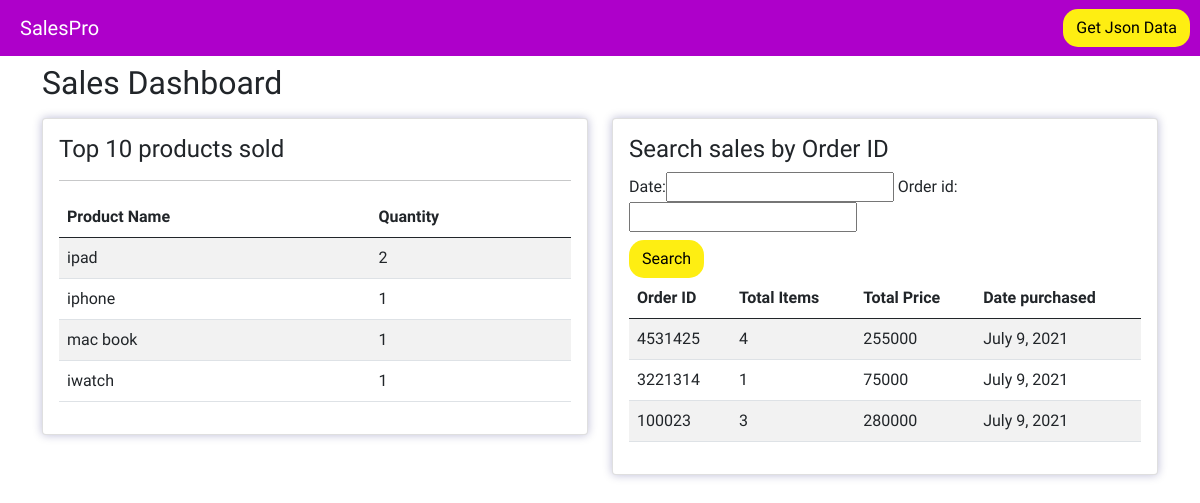
/, run on an earlier commit of the app's database.
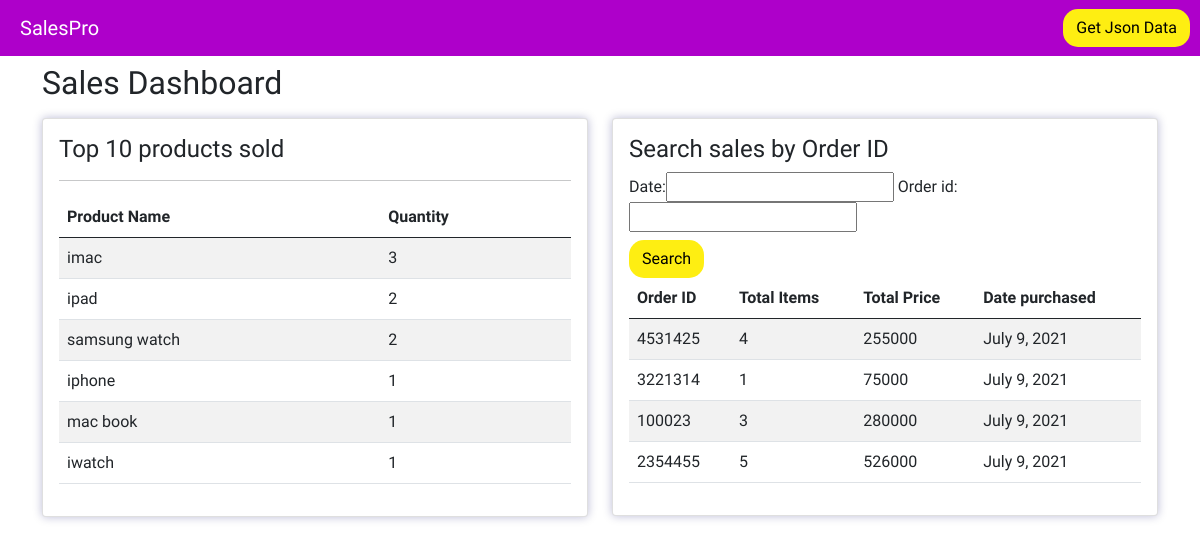
And on a later commit of the database.
### sales/models.py (models this page shows, shortened)
class Item(models.Model):
    item_name = models.CharField(max_length=20)
    item_price = models.IntegerField()

class Order(models.Model):
    customer = models.ForeignKey(Customer, on_delete=models.SET_NULL, null = True)
    date = models.DateTimeField(auto_now_add=True)
    order_id = models.CharField(max_length=20)
    @property
    def saleTotal(self):
        items = self.orderitem_set.all()
        total = sum([item.totalAmount() for item in items])
        return total
    @property
    def itemsTotal(self):
        items = self.orderitem_set.all()
        total = sum([item.quantity for item in items])
        return total

class OrderItem(models.Model):
    item = models.ForeignKey(Item, on_delete=models.SET_NULL, null = True)
    order = models.ForeignKey(Order, on_delete=models.SET_NULL, null = True)
    quantity = models.IntegerField(default = 0)
    date_added = models.DateTimeField(auto_now_add=True)
    class Meta:
        ordering = ['-quantity']
    def totalAmount(self):
        return self.item.item_price *  self.quantity
    def item_quantity(self):
        return [self.item.item_name, self.quantity]

### sales/views.py (the view)
# urls.py: path('', dashboard_view, name = 'dashboard'),
def dashboard_view(request):
    orders = Order.objects.all()
    orderitems = OrderItem.objects.all()
    item_dict = {}
    for orderitem in orderitems:
        item, quantity = orderitem.item_quantity()
        item_dict[item] = quantity
    sorted_dict = sorted(item_dict.items(), key=lambda kv: kv[1], reverse=True)
    item_dict =dict(sorted_dict)
    print(item_dict)
    filter = SaleFilter(request.GET, queryset = orders)
    orders = filter.qs
    context = {'orders' : orders, 'items' : orderitems, 'filter' : filter, 'item_dict' : item_dict}
    return render(request, 'dashboard.html', context)

### template/dashboard.html
{% extends 'base.html' %}
{% load crispy_forms_tags %}
{% block content %}
<div class="dashboard-container">
    <h2 class = "mt-2">Sales Dashboard</h2>
    <div class="row">
        <div class="col-md-6">
            <div class="card card-custom card-shadow mt-2">
                <div class="card-body">
                    <h4 class="card-title">
                        Top 10 products sold
                    </h4>
                    <hr>
                    {% include 'tables/top-products-table.html' %}
                </div>
            </div>
        </div>
        <div class="col-md-6">
            <div class="card card-custom card-shadow mt-2">
                <div class="card-body">
                    <h4 class="card-title">
                        Search sales by Order ID
                    </h4>
                    <form action="#" method = "GET" class="form">
                        <div class="form-group">
                            {{  filter.form }}
                        </div>
                        <button class="btn btn-custom mt-2" type = "submit">Search</button>
                    </form>
                    {% include 'tables/sales-table.html' %}
                </div>
            </div>
        </div>
    </div>
</div>
{% endblock content %}

### template/tables/top-products-table.html
<table class="table table-striped">
    <thead>
    <tr>
        <th scope="col">Product Name</th>
        <th scope="col">Quantity</th>
    </tr>
    </thead>
    <tbody>
    {% for key, val in item_dict.items  %}
        <tr>
            <td>{{ key }}</td>
            <td>{{ val }}</td>
        </tr>
    {% endfor %}
    </tbody>
</table>

### template/tables/sales-table.html
<table class="table table-striped">
    <thead>
    <tr>
        <th scope="col">Order ID</th>
        <th scope="col">Total Items</th>
        <th scope="col">Total Price</th>
        <th scope="col">Date purchased</th>
    </tr>
    </thead>
    <tbody>
        {% for order in orders %}
        <tr>
            <td>{{ order.order_id }}</td>
            <td>{{ order.itemsTotal }}</td>
            <td>{{ order.saleTotal }}</td>
            <td>{{ order.date|date }}</td>
        </tr>
        {% endfor %}
    </tbody>
</table>

What changed in the data, as far as the page shows it:
now on this page (row unchanged): Item: item_dict "imac"
now on this page (row unchanged): Item: item_dict "samsung watch"
added Order: order_id "2354455", itemsTotal "5", saleTotal "526000", date "July 9, 2021"
Also different on the page:
new list line: "3"
new list line: "2"
